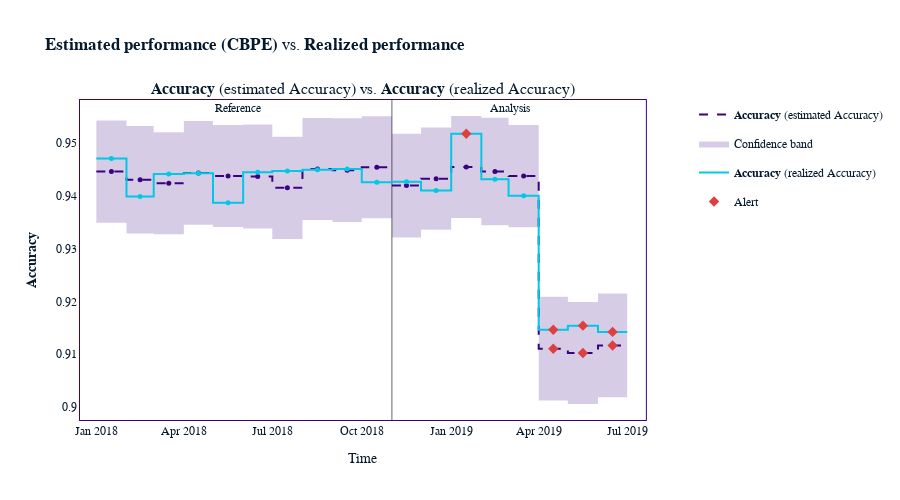

Notebook source saved alongside this figure:
### Code cell
# Calculate the realized performance
calculator = nml.PerformanceCalculator(
    y_true="is_fraud",
    y_pred="predicted_fraud",
    y_pred_proba="predicted_fraud_proba",
    timestamp_column_name="timestamp",
    metrics=["accuracy"],
    chunk_period="m",
    problem_type="classification_binary",
)
calculator = calculator.fit(reference)
calc_results = calculator.calculate(analysis)

# Compare the results and find the months with alerts
est_results.compare(calc_results).plot().show()
months_with_performance_alerts = ["april_2019", "may_2019", "june_2019"]
print(months_with_performance_alerts)

### Figure 1 — Plotly figure (JSON) as saved in the notebook; plotly's stock layout.template omitted (floating-point values rounded to 4 significant figures)
{"data": [{"hoverinfo": "skip", "line": {"color": "#3b0280", "dash": "dash", "shape": "hv", "width": 2}, "mode": "lines", "name": "<b>Accuracy</b> (estimated Accuracy)", "showlegend": true, "x": ["2018-01-01T00:00:00", "2018-02-01T00:00:00", "2018-03-01T00:00:00", "2018-04-01T00:00:00", "2018-05-01T00:00:00", "2018-06-01T00:00:00", "2018-07-01T00:00:00", "2018-08-01T00:00:00", "2018-09-01T00:00:00", "2018-10-01T00:00:00", "2018-10-31T23:59:59.999999"], "xaxis": "x", "y": [0.9446, 0.9431, 0.9424, 0.9443, 0.9437, 0.9437, 0.9415, 0.9451, 0.9449, 0.9454, 0.9454], "yaxis": "y", "type": "scatter"}, {"customdata": [["<b>Accuracy</b> (estimated Accuracy)", "<b style=\"color:#3b0280;line-height:60px\">Reference</b>", "2018-01", "From <b>Jan-01-2018</b> to <b>Jan-31-2018</b>", 0.9446], ["<b>Accuracy</b> (estimated Accuracy)", "<b style=\"color:#3b0280;line-height:60px\">Reference</b>", "2018-02", "From <b>Feb-01-2018</b> to <b>Feb-28-2018</b>", 0.9431], ["<b>Accuracy</b> (estimated Accuracy)", "<b style=\"color:#3b0280;line-height:60px\">Reference</b>", "2018-03", "From <b>Mar-01-2018</b> to <b>Mar-31-2018</b>", 0.9424], ["<b>Accuracy</b> (estimated Accuracy)", "<b style=\"color:#3b0280;line-height:60px\">Reference</b>", "2018-04", "From <b>Apr-01-2018</b> to <b>Apr-30-2018</b>", 0.9443], ["<b>Accuracy</b> (estimated Accuracy)", "<b style=\"color:#3b0280;line-height:60px\">Reference</b>", "2018-05", "From <b>May-01-2018</b> to <b>May-31-2018</b>", 0.9437], ["<b>Accuracy</b> (estimated Accuracy)", "<b style=\"color:#3b0280;line-height:60px\">Reference</b>", "2018-06", "From <b>Jun-01-2018</b> to <b>Jun-30-2018</b>", 0.9437], ["<b>Accuracy</b> (estimated Accuracy)", "<b style=\"color:#3b0280;line-height:60px\">Reference</b>", "2018-07", "From <b>Jul-01-2018</b> to <b>Jul-31-2018</b>", 0.9415], ["<b>Accuracy</b> (estimated Accuracy)", "<b style=\"color:#3b0280;line-height:60px\">Reference</b>", "2018-08", "From <b>Aug-01-2018</b> to <b>Aug-31-2018</b>", 0.9451], ["<b>Accuracy</b> (estimated Accuracy)", "<b style=\"color:#3b0280;line-height:60px\">Reference</b>", "2018-09", "From <b>Sep-01-2018</b> to <b>Sep-30-2018</b>", 0.9449], ["<b>Accuracy</b> (estimated Accuracy)", "<b style=\"color:#3b0280;line-height:60px\">Reference</b>", "2018-10", "From <b>Oct-01-2018</b> to <b>Oct-31-2018</b>", 0.9454]], "hovertemplate": "%{customdata[1]}<br />Chunk: <b>%{customdata[2]}</b> &nbsp; &nbsp; %{customdata[3]} <br />%{customdata[0]}: <b>%{customdata[4]}</b><br /><extra></extra>", "line": {"dash": "dash"}, "marker": {"color": "#3b0280", "size": 5, "symbol": "circle"}, "mode": "markers", "name": "<b>Accuracy</b> (estimated Accuracy)", "showlegend": false, "x": ["2018-01-16T12:00:00", "2018-02-15T00:00:00", "2018-03-16T12:00:00", "2018-04-16T00:00:00", "2018-05-16T12:00:00", "2018-06-16T00:00:00", "2018-07-16T12:00:00", "2018-08-16T12:00:00", "2018-09-16T00:00:00", "2018-10-16T11:59:59.999999"], "xaxis": "x", "y": [0.9446, 0.9431, 0.9424, 0.9443, 0.9437, 0.9437, 0.9415, 0.9451, 0.9449, 0.9454, 0.9454], "yaxis": "y", "type": "scatter"}, {"connectgaps": true, "hoverinfo": "skip", "line": {"color": "rgba(0,0,0,0)", "dash": "dash", "shape": "hv"}, "mode": "lines", "name": "Confidence band", "showlegend": false, "x": ["2018-01-01T00:00:00", "2018-02-01T00:00:00", "2018-03-01T00:00:00", "2018-04-01T00:00:00", "2018-05-01T00:00:00", "2018-06-01T00:00:00", "2018-07-01T00:00:00", "2018-08-01T00:00:00", "2018-09-01T00:00:00", "2018-10-01T00:00:00", "2018-10-31T23:59:59.999999"], "xaxis": "x", "y": [0.9543, 0.9532, 0.952, 0.9542, 0.9534, 0.9535, 0.9512, 0.9548, 0.9547, 0.9551, 0.9551], "yaxis": "y", "type": "scatter"}, {"connectgaps": true, "fill": "tonexty", "fillcolor": "rgba(0.23137254901960785, 0.00784313725490196, 0.5019607843137255, 0.2)", "hoverinfo": "skip", "line": {"color": "rgba(0,0,0,0)", "dash": "dash", "shape": "hv"}, "mode": "lines", "name": "Confidence band", "showlegend": true, "x": ["2018-01-01T00:00:00", "2018-02-01T00:00:00", "2018-03-01T00:00:00", "2018-04-01T00:00:00", "2018-05-01T00:00:00", "2018-06-01T00:00:00", "2018-07-01T00:00:00", "2018-08-01T00:00:00", "2018-09-01T00:00:00", "2018-10-01T00:00:00", "2018-10-31T23:59:59.999999"], "xaxis": "x", "y": [0.9349, 0.9329, 0.9327, 0.9345, 0.9341, 0.9338, 0.9318, 0.9354, 0.935, 0.9357, 0.9357], "yaxis": "y", "type": "scatter"}, {"hoverinfo": "skip", "line": {"color": "#00c8e5", "shape": "hv", "width": 2}, "mode": "lines", "name": "<b>Accuracy</b> (realized Accuracy)", "showlegend": true, "x": ["2018-01-01T00:00:00", "2018-02-01T00:00:00", "2018-03-01T00:00:00", "2018-04-01T00:00:00", "2018-05-01T00:00:00", "2018-06-01T00:00:00", "2018-07-01T00:00:00", "2018-08-01T00:00:00", "2018-09-01T00:00:00", "2018-10-01T00:00:00", "2018-10-31T23:59:59.999999"], "xaxis": "x", "y": [0.9471, 0.9399, 0.9441, 0.9443, 0.9387, 0.9445, 0.9447, 0.9449, 0.9451, 0.9426, 0.9426], "yaxis": "y", "type": "scatter"}, {"customdata": [["<b>Accuracy</b>", "<b style=\"color:#00c8e5;line-height:60px\">Reference</b>", "2018-01", "From <b>Jan-01-2018</b> to <b>Jan-31-2018</b>", 0.9471], ["<b>Accuracy</b>", "<b style=\"color:#00c8e5;line-height:60px\">Reference</b>", "2018-02", "From <b>Feb-01-2018</b> to <b>Feb-28-2018</b>", 0.9399], ["<b>Accuracy</b>", "<b style=\"color:#00c8e5;line-height:60px\">Reference</b>", "2018-03", "From <b>Mar-01-2018</b> to <b>Mar-31-2018</b>", 0.9441], ["<b>Accuracy</b>", "<b style=\"color:#00c8e5;line-height:60px\">Reference</b>", "2018-04", "From <b>Apr-01-2018</b> to <b>Apr-30-2018</b>", 0.9443], ["<b>Accuracy</b>", "<b style=\"color:#00c8e5;line-height:60px\">Reference</b>", "2018-05", "From <b>May-01-2018</b> to <b>May-31-2018</b>", 0.9387], ["<b>Accuracy</b>", "<b style=\"color:#00c8e5;line-height:60px\">Reference</b>", "2018-06", "From <b>Jun-01-2018</b> to <b>Jun-30-2018</b>", 0.9445], ["<b>Accuracy</b>", "<b style=\"color:#00c8e5;line-height:60px\">Reference</b>", "2018-07", "From <b>Jul-01-2018</b> to <b>Jul-31-2018</b>", 0.9447], ["<b>Accuracy</b>", "<b style=\"color:#00c8e5;line-height:60px\">Reference</b>", "2018-08", "From <b>Aug-01-2018</b> to <b>Aug-31-2018</b>", 0.9449], ["<b>Accuracy</b>", "<b style=\"color:#00c8e5;line-height:60px\">Reference</b>", "2018-09", "From <b>Sep-01-2018</b> to <b>Sep-30-2018</b>", 0.9451], ["<b>Accuracy</b>", "<b style=\"color:#00c8e5;line-height:60px\">Reference</b>", "2018-10", "From <b>Oct-01-2018</b> to <b>Oct-31-2018</b>", 0.9426]], "hovertemplate": "%{customdata[1]}<br />Chunk: <b>%{customdata[2]}</b> &nbsp; &nbsp; %{customdata[3]} <br />%{customdata[0]}: <b>%{customdata[4]}</b><br /><extra></extra>", "marker": {"color": "#00c8e5", "size": 5, "symbol": "circle"}, "mode": "markers", "name": "<b>Accuracy</b> (realized Accuracy)", "showlegend": false, "x": ["2018-01-16T12:00:00", "2018-02-15T00:00:00", "2018-03-16T12:00:00", "2018-04-16T00:00:00", "2018-05-16T12:00:00", "2018-06-16T00:00:00", "2018-07-16T12:00:00", "2018-08-16T12:00:00", "2018-09-16T00:00:00", "2018-10-16T11:59:59.999999"], "xaxis": "x", "y": [0.9471, 0.9399, 0.9441, 0.9443, 0.9387, 0.9445, 0.9447, 0.9449, 0.9451, 0.9426, 0.9426], "yaxis": "y", "type": "scatter"}, {"hoverinfo": "skip", "line": {"color": "#3b0280", "dash": "dash", "shape": "hv", "width": 2}, "mode": "lines", "name": "<b>Accuracy</b> (estimated Accuracy)", "showlegend": false, "x": ["2018-11-01T00:00:00", "2018-12-01T00:00:00", "2019-01-01T00:00:00", "2019-02-01T00:00:00", "2019-03-01T00:00:00", "2019-04-01T00:00:00", "2019-05-01T00:00:00", "2019-06-01T00:00:00", "2019-06-30T23:59:59.999999"], "xaxis": "x", "y": [0.9419, 0.9433, 0.9455, 0.9446, 0.9437, 0.911, 0.9102, 0.9117, 0.9117], "yaxis": "y", "type": "scatter"}, {"customdata": [["<b>Accuracy</b> (estimated Accuracy)", "<b style=\"color:#3b0280;line-height:60px\">Analysis</b>", "", "2018-11", "From <b>Nov-01-2018</b> to <b>Nov-30-2018</b>", 0.9419], ["<b>Accuracy</b> (estimated Accuracy)", "<b style=\"color:#3b0280;line-height:60px\">Analysis</b>", "", "2018-12", "From <b>Dec-01-2018</b> to <b>Dec-31-2018</b>", 0.9433], ["<b>Accuracy</b> (estimated Accuracy)", "<b style=\"color:#3b0280;line-height:60px\">Analysis</b>", "", "2019-01", "From <b>Jan-01-2019</b> to <b>Jan-31-2019</b>", 0.9455], ["<b>Accuracy</b> (estimated Accuracy)", "<b style=\"color:#3b0280;line-height:60px\">Analysis</b>", "", "2019-02", "From <b>Feb-01-2019</b> to <b>Feb-28-2019</b>", 0.9446], ["<b>Accuracy</b> (estimated Accuracy)", "<b style=\"color:#3b0280;line-height:60px\">Analysis</b>", "", "2019-03", "From <b>Mar-01-2019</b> to <b>Mar-31-2019</b>", 0.9437], ["<b>Accuracy</b> (estimated Accuracy)", "<b style=\"color:#3b0280;line-height:60px\">Analysis</b>", "<span style=\"color:#AD0000\">⚠ <b>Drift detected</b></span>", "2019-04", "From <b>Apr-01-2019</b> to <b>Apr-30-2019</b>", 0.911], ["<b>Accuracy</b> (estimated Accuracy)", "<b style=\"color:#3b0280;line-height:60px\">Analysis</b>", "<span style=\"color:#AD0000\">⚠ <b>Drift detected</b></span>", "2019-05", "From <b>May-01-2019</b> to <b>May-31-2019</b>", 0.9102], ["<b>Accuracy</b> (estimated Accuracy)", "<b style=\"color:#3b0280;line-height:60px\">Analysis</b>", "<span style=\"color:#AD0000\">⚠ <b>Drift detected</b></span>", "2019-06", "From <b>Jun-01-2019</b> to <b>Jun-30-2019</b>", 0.9117]], "hovertemplate": "%{customdata[1]} &nbsp; &nbsp; %{customdata[2]} <br />Chunk: <b>%{customdata[3]}</b> &nbsp; &nbsp; %{customdata[4]} <br />%{customdata[0]}: <b>%{customdata[5]}</b><br /><extra></extra>", "line": {"dash": "dash"}, "marker": {"color": "#3b0280", "size": 5, "symbol": "circle"}, "mode": "markers", "name": "<b>Accuracy</b> (estimated Accuracy)", "showlegend": false, "x": ["2018-11-16T00:00:00", "2018-12-16T12:00:00", "2019-01-16T12:00:00", "2019-02-15T00:00:00", "2019-03-16T12:00:00", "2019-04-16T00:00:00", "2019-05-16T12:00:00", "2019-06-15T23:59:59.999999"], "xaxis": "x", "y": [0.9419, 0.9433, 0.9455, 0.9446, 0.9437, 0.911, 0.9102, 0.9117, 0.9117], "yaxis": "y", "type": "scatter"}, {"connectgaps": true, "hoverinfo": "skip", "line": {"color": "rgba(0,0,0,0)", "shape": "hv"}, "mode": "lines", "name": "Confidence band", "showlegend": false, "x": ["2018-11-01T00:00:00", "2018-12-01T00:00:00", "2019-01-01T00:00:00", "2019-02-01T00:00:00", "2019-03-01T00:00:00", "2019-04-01T00:00:00", "2019-05-01T00:00:00", "2019-06-01T00:00:00", "2019-06-30T23:59:59.999999"], "xaxis": "x", "y": [0.9518, 0.9529, 0.9551, 0.9548, 0.9534, 0.9209, 0.9199, 0.9215, 0.9215], "yaxis": "y", "type": "scatter"}, {"connectgaps": true, "fill": "tonexty", "fillcolor": "rgba(0.23137254901960785, 0.00784313725490196, 0.5019607843137255, 0.2)", "hoverinfo": "skip", "line": {"color": "rgba(0,0,0,0)", "shape": "hv"}, "mode": "lines", "name": "Confidence band", "showlegend": false, "x": ["2018-11-01T00:00:00", "2018-12-01T00:00:00", "2019-01-01T00:00:00", "2019-02-01T00:00:00", "2019-03-01T00:00:00", "2019-04-01T00:00:00", "2019-05-01T00:00:00", "2019-06-01T00:00:00", "2019-06-30T23:59:59.999999"], "xaxis": "x", "y": [0.9321, 0.9336, 0.9358, 0.9344, 0.9341, 0.9012, 0.9006, 0.9018, 0.9018], "yaxis": "y", "type": "scatter"}, {"hoverinfo": "skip", "line": {"color": "#00c8e5", "shape": "hv", "width": 2}, "mode": "lines", "name": "<b>Accuracy</b> (realized Accuracy)", "showlegend": false, "x": ["2018-11-01T00:00:00", "2018-12-01T00:00:00", "2019-01-01T00:00:00", "2019-02-01T00:00:00", "2019-03-01T00:00:00", "2019-04-01T00:00:00", "2019-05-01T00:00:00", "2019-06-01T00:00:00", "2019-06-30T23:59:59.999999"], "xaxis": "x", "y": [0.9427, 0.941, 0.9518, 0.9431, 0.94, 0.9146, 0.9154, 0.9142, 0.9142], "yaxis": "y", "type": "scatter"}, {"customdata": [["<b>Accuracy</b>", "<b style=\"color:#00c8e5;line-height:60px\">Analysis</b>", "", "2018-11", "From <b>Nov-01-2018</b> to <b>Nov-30-2018</b>", 0.9427], ["<b>Accuracy</b>", "<b style=\"color:#00c8e5;line-height:60px\">Analysis</b>", "", "2018-12", "From <b>Dec-01-2018</b> to <b>Dec-31-2018</b>", 0.941], ["<b>Accuracy</b>", "<b style=\"color:#00c8e5;line-height:60px\">Analysis</b>", "<span style=\"color:#AD0000\">⚠ <b>Drift detected</b></span>", "2019-01", "From <b>Jan-01-2019</b> to <b>Jan-31-2019</b>", 0.9518], ["<b>Accuracy</b>", "<b style=\"color:#00c8e5;line-height:60px\">Analysis</b>", "", "2019-02", "From <b>Feb-01-2019</b> to <b>Feb-28-2019</b>", 0.9431], ["<b>Accuracy</b>", "<b style=\"color:#00c8e5;line-height:60px\">Analysis</b>", "", "2019-03", "From <b>Mar-01-2019</b> to <b>Mar-31-2019</b>", 0.94], ["<b>Accuracy</b>", "<b style=\"color:#00c8e5;line-height:60px\">Analysis</b>", "<span style=\"color:#AD0000\">⚠ <b>Drift detected</b></span>", "2019-04", "From <b>Apr-01-2019</b> to <b>Apr-30-2019</b>", 0.9146], ["<b>Accuracy</b>", "<b style=\"color:#00c8e5;line-height:60px\">Analysis</b>", "<span style=\"color:#AD0000\">⚠ <b>Drift detected</b></span>", "2019-05", "From <b>May-01-2019</b> to <b>May-31-2019</b>", 0.9154], ["<b>Accuracy</b>", "<b style=\"color:#00c8e5;line-height:60px\">Analysis</b>", "<span style=\"color:#AD0000\">⚠ <b>Drift detected</b></span>", "2019-06", "From <b>Jun-01-2019</b> to <b>Jun-30-2019</b>", 0.9142]], "hovertemplate": "%{customdata[1]} &nbsp; &nbsp; %{customdata[2]} <br />Chunk: <b>%{customdata[3]}</b> &nbsp; &nbsp; %{customdata[4]} <br />%{customdata[0]}: <b>%{customdata[5]}</b><br /><extra></extra>", "marker": {"color": "#00c8e5", "size": 5, "symbol": "circle"}, "mode": "markers", "name": "<b>Accuracy</b> (realized Accuracy)", "showlegend": false, "x": ["2018-11-16T00:00:00", "2018-12-16T12:00:00", "2019-01-16T12:00:00", "2019-02-15T00:00:00", "2019-03-16T12:00:00", "2019-04-16T00:00:00", "2019-05-16T12:00:00", "2019-06-15T23:59:59.999999"], "xaxis": "x", "y": [0.9427, 0.941, 0.9518, 0.9431, 0.94, 0.9146, 0.9154, 0.9142, 0.9142], "yaxis": "y", "type": "scatter"}, {"hoverinfo": "skip", "legendgroup": "alert", "marker": {"color": "#DD4040", "size": 8, "symbol": "diamond"}, "mode": "markers", "name": "Alert", "showlegend": true, "x": ["2019-04-16T00:00:00", "2019-05-16T12:00:00", "2019-06-15T23:59:59.999999"], "xaxis": "x", "y": [0.911, 0.9102, 0.9117], "yaxis": "y", "type": "scatter"}, {"hoverinfo": "skip", "legendgroup": "alert", "marker": {"color": "#DD4040", "size": 8, "symbol": "diamond"}, "mode": "markers", "name": "Alert", "showlegend": false, "x": ["2019-01-16T12:00:00", "2019-04-16T00:00:00", "2019-05-16T12:00:00", "2019-06-15T23:59:59.999999"], "xaxis": "x", "y": [0.9518, 0.9146, 0.9154, 0.9142], "yaxis": "y", "type": "scatter"}], "layout": {"height": 500, "hoverlabel": {"bgcolor": "white", "font": {"size": 14}}, "legend": {"itemclick": false, "itemdoubleclick": false, "traceorder": "grouped"}, "paper_bgcolor": "rgba(255,255,255,1)", "plot_bgcolor": "rgba(255,255,255,1)", "title": {"text": "<b>Estimated performance (CBPE)</b> vs. <b>Realized performance</b>"}, "xaxis": {"linecolor": "#3b0280", "mirror": true, "showgrid": false, "title": {"text": "Time"}, "zeroline": false, "anchor": "y", "domain": [0, 0.94], "matches": "x"}, "yaxis": {"linecolor": "#3b0280", "mirror": true, "showgrid": false, "title": {"text": "<b>Accuracy</b>"}, "zeroline": false, "anchor": "x", "domain": [0, 1]}, "yaxis2": {"anchor": "x", "overlaying": "y", "side": "right", "title": {"text": "Comparison"}, "linecolor": "#3b0280", "showgrid": false, "mirror": true, "zeroline": false}, "annotations": [{"font": {"size": 16}, "showarrow": false, "text": "<b>Accuracy</b> (estimated Accuracy) vs. <b>Accuracy</b> (realized Accuracy)", "x": 0.47, "xanchor": "center", "xref": "paper", "y": 1, "yanchor": "bottom", "yref": "paper"}, {"showarrow": false, "text": "Reference", "x": "2018-05-17T00:00:00", "xshift": 10, "y": 1, "yref": "paper"}, {"showarrow": false, "text": "Analysis", "x": "2019-02-14T21:00:00", "xshift": 15, "y": 1, "yref": "paper"}], "shapes": [{"layer": "below", "line": {"color": "#666666", "width": 1}, "type": "line", "x0": "2018-11-01T00:00:00", "x1": "2018-11-01T00:00:00", "xref": "x", "y0": 0, "y1": 1, "yref": "y domain"}]}}
